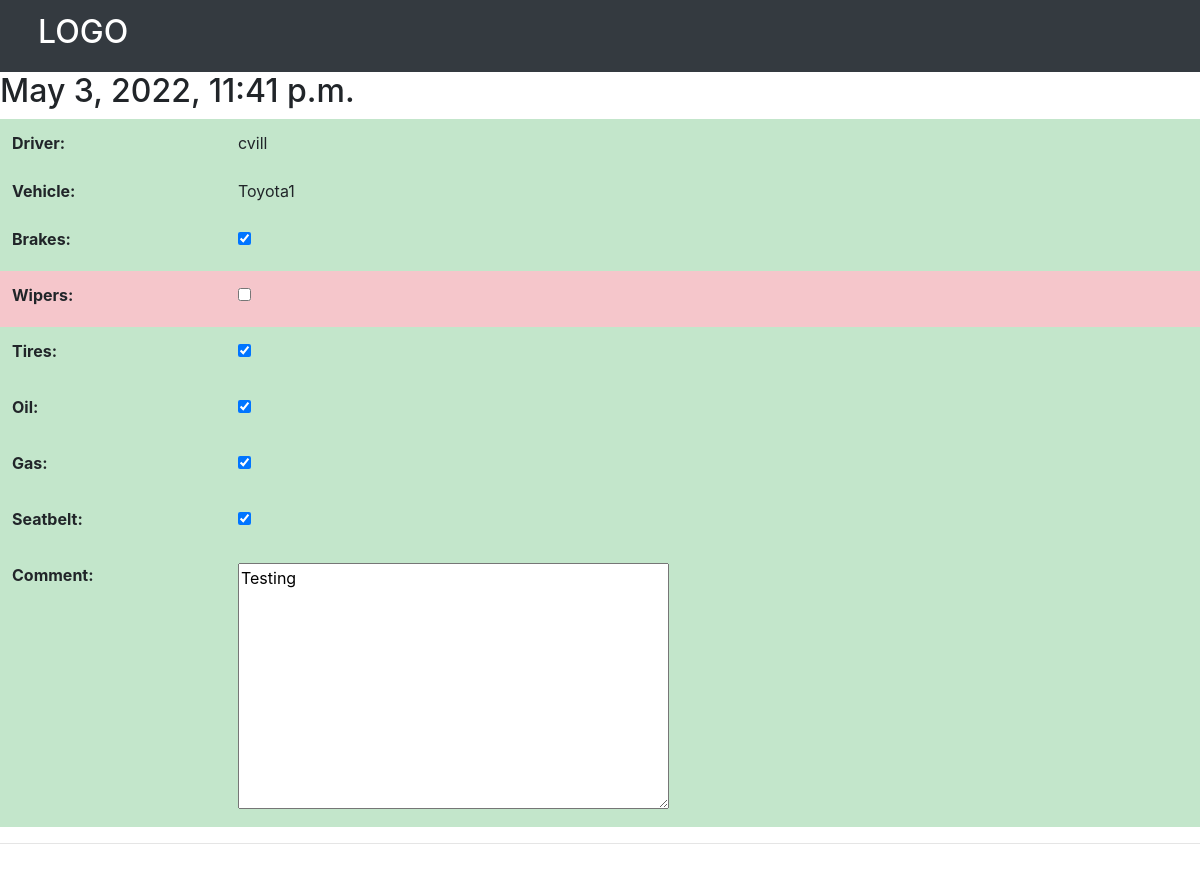
The app's page /view-checklist/1/, older data.
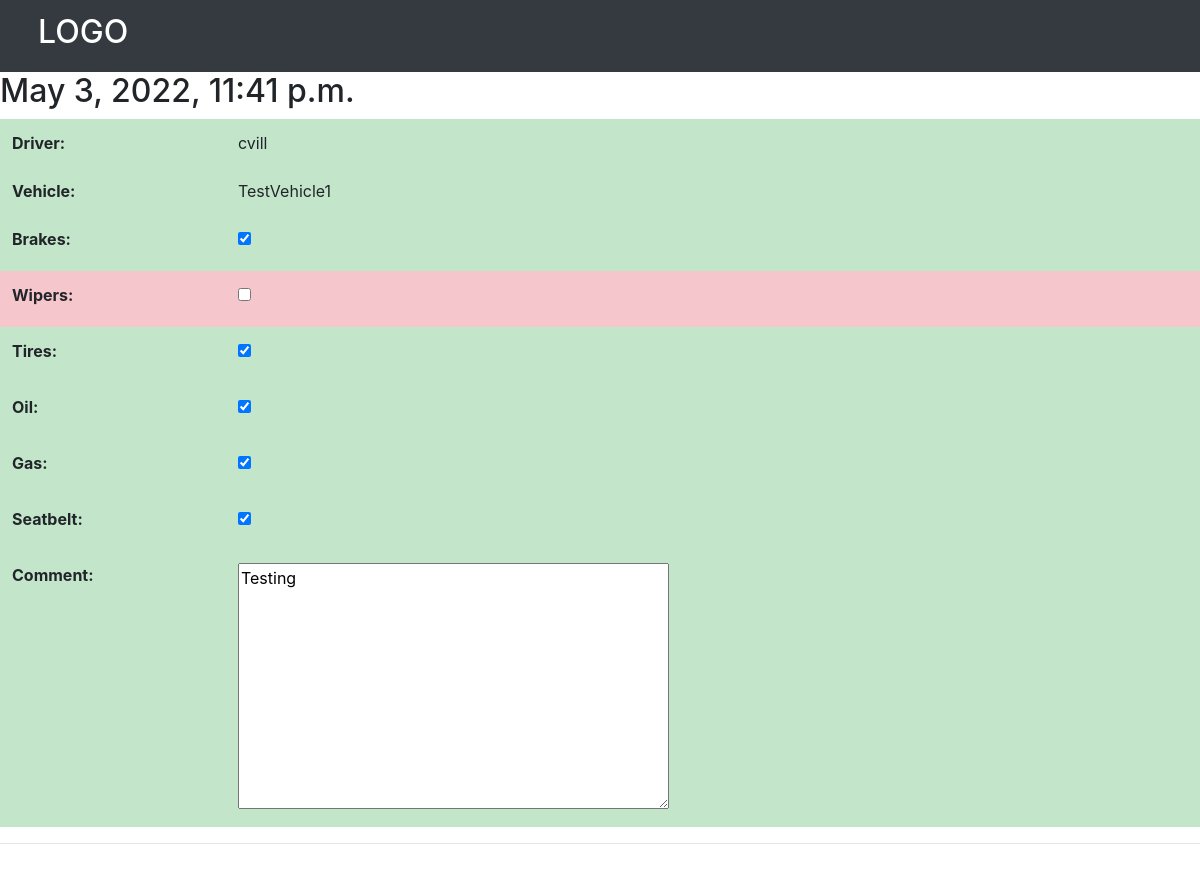
The same page, newer data.
### base/models.py (models this page shows, shortened)
class VehicleChecklist(models.Model):
    vehicle =  models.ForeignKey(Vehicle, on_delete=models.CASCADE)
    driver = models.ForeignKey(User, on_delete=models.CASCADE)
    brakes = models.BooleanField(null=False, default=False)
    wipers = models.BooleanField(null=False, default=False)
    tires = models.BooleanField(null=False, default=False)
    oil = models.BooleanField(null=False, default=False)
    gas = models.BooleanField(null=False, default=False)
    seatbelt = models.BooleanField(null=False, default=False)
    comment = models.TextField(null=True, blank = True)
    updated = models.DateTimeField(auto_now=True)
    created = models.DateTimeField(auto_now_add=True)
    class  Meta:
        ordering = ['-created']

class Vehicle(models.Model):
    name = models.CharField(max_length = 30)
    updated = models.DateTimeField(auto_now=True)
    created = models.DateTimeField(auto_now_add=True)

class User(AbstractUser):
    DRIVER = 'DR'
    SUPERVISOR = 'SP'
    role = models.CharField(
        max_length=2,
        choices=[
            (DRIVER, 'Driver'),
            (SUPERVISOR, 'Supervisor'),
         ],
        default=DRIVER,
    )
    vehicle =  models.ForeignKey(Vehicle, on_delete=models.CASCADE, null=True)

### base/views.py (the view)
# urls.py: path('view-checklist/<str:pk>/', views.viewChecklist, name="view-checklist"),
def  viewChecklist(request,pk):
    checklist  = VehicleChecklist.objects.get(id=pk)
    form = ChecklistForm(instance = checklist)
    context = {'form':form, 'checklist':checklist}
    return render(request, 'base/checklist_view.html', context)

### base/forms.py
class ChecklistForm(ModelForm):
    brakes = forms.BooleanField(widget=forms.CheckboxInput, required=False)
    wipers = forms.BooleanField(widget=forms.CheckboxInput, required=False)
    tires = forms.BooleanField(widget=forms.CheckboxInput, required=False)
    oil = forms.BooleanField(widget=forms.CheckboxInput, required=False)
    gas = forms.BooleanField(widget=forms.CheckboxInput, required=False)
    seatbelt = forms.BooleanField(widget=forms.CheckboxInput, required=False)
    class Meta:
        model = VehicleChecklist
        fields = '__all__'
        exclude = ['driver', 'vehicle']

### base/templates/base/checklist_view.html (shortened to what this page needs)
{%extends 'main.html'%}
{% block content %}
<h2>{{checklist.created}}</h2>
<form method="POST">
    <table class="table table-responsive-sm  table-borderless">
        <tr class="table-success">
            <th>
                Driver:
            </th>
            <td>
                {{ checklist.driver.username }}
            </td>
        </tr>
        <tr class="table-success">
            <th>
                Vehicle:
            </th>
            <td>
                {{ checklist.vehicle.name }}
            </td>
        </tr>
        {% for field in form %}
            {% if field.value == 0  %}
            <tr class="table-danger">
            {% else %}
            <tr class="table-success">
            {% endif %}
                <th>{{field.label_tag}}</th>
                <td>
                {{ field }}
                </td>
            </tr>
        {% endfor %}
    </table>
    <hr/>
<br><br>
{% endblock content %}

Row changes from the older to the newer data that the page shows:
changed through a linked row, VehicleChecklist "Testing": vehicle.name "Toyota1" → "TestVehicle1"
